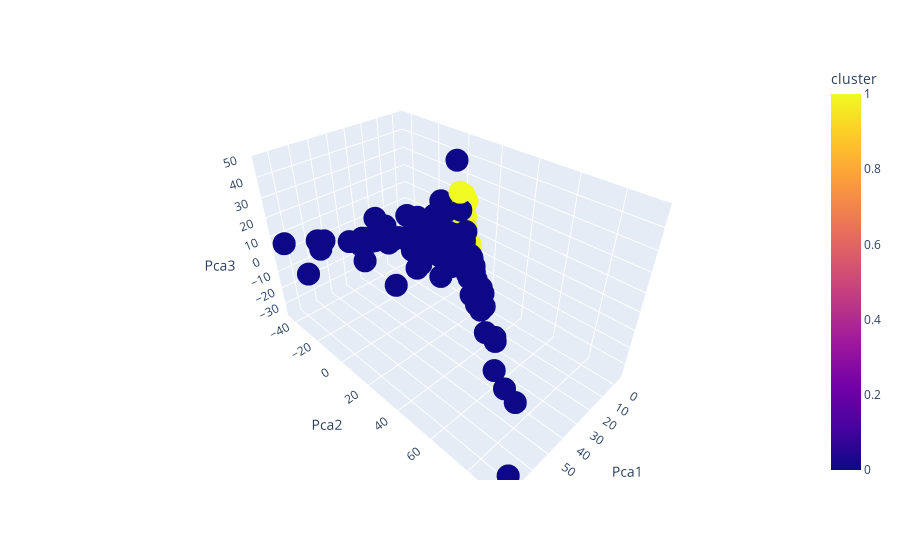

This figure's notebook cell:
### Code cell
import plotly.express as px

fig = px.scatter_3d(final_df, x='Pca1', y='Pca2', z='Pca3',
              color='cluster')
fig.show()

### Figure 1 — Plotly figure (JSON) as saved in the notebook; plotly's stock layout.template omitted (floating-point values rounded to 4 significant figures; data arrays with more than 128 entries replaced by an {"elided": "..."} marker saying what was removed)
{"data": [{"hovertemplate": "Pca1=%{x}<br>Pca2=%{y}<br>Pca3=%{z}<br>cluster=%{marker.color}<extra></extra>", "legendgroup": "", "marker": {"color": {"elided": "8950 int values"}, "coloraxis": "coloraxis", "symbol": "circle"}, "mode": "markers", "name": "", "scene": "scene", "showlegend": false, "type": "scatter3d", "x": {"elided": "8950 float values"}, "y": {"elided": "8950 float values"}, "z": {"elided": "8950 float values"}}], "layout": {"coloraxis": {"colorbar": {"title": {"text": "cluster"}}, "colorscale": [[0, "#0d0887"], [0.1111, "#46039f"], [0.2222, "#7201a8"], [0.3333, "#9c179e"], [0.4444, "#bd3786"], [0.5556, "#d8576b"], [0.6667, "#ed7953"], [0.7778, "#fb9f3a"], [0.8889, "#fdca26"], [1, "#f0f921"]]}, "legend": {"tracegroupgap": 0}, "margin": {"t": 60}, "scene": {"domain": {"x": [0, 1], "y": [0, 1]}, "xaxis": {"title": {"text": "Pca1"}}, "yaxis": {"title": {"text": "Pca2"}}, "zaxis": {"title": {"text": "Pca3"}}}}}
